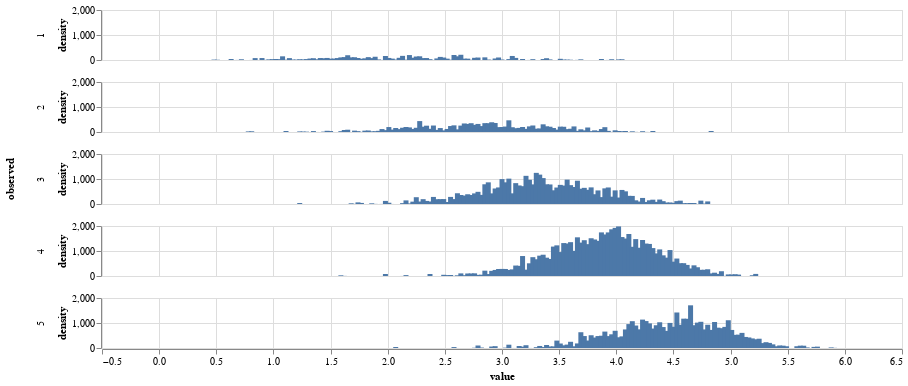

Notebook code cell kept with this figure:
### Markdown cell above
The plots are illustrating the density distribution of predicted ratings (‘fit’ ie., what was predicted by our model), grouped by values of actual ratings (‘observed’ ie., what was actually observed). The (shared) x-axis are the values of ‘fit’, while the while axis gives their density. The graphs are grouped by the values of ‘observed’, ranging from 1 to 5. The accuracy of our predictions seem to improve for ratings of higher magnitude. As we can see from the graph, values of ‘fit’ are quite variant in the first two plots. But from the third plot onwards, fitted values tend to concentrate more around the value they purport to predict. When we switch `counts=True`, we can see this pattern more clearly (see below).

### Code cell
alt.Chart(fit_vs_obs).transform_density(
    counts= True,
    density='fit',
    bandwidth=0.01,
    groupby=['observed'],
    extent= [0, 6]
).mark_bar().encode(
    alt.X('value:Q'),
    alt.Y('density:Q'),
    alt.Row('observed:N')
).properties(width=800, height=50)

### Figure 1 — Vega-Lite specification as saved in the notebook (floating-point values rounded to 4 significant figures; data arrays with more than 128 entries replaced by an {"elided": "..."} marker saying what was removed)
{"config": {"view": {"continuousWidth": 300, "continuousHeight": 300}}, "data": {"name": "data-b4a34186661f8c7c0f3f6290c961d0cb"}, "mark": {"type": "bar"}, "encoding": {"row": {"field": "observed", "type": "nominal"}, "x": {"field": "value", "type": "quantitative"}, "y": {"field": "density", "type": "quantitative"}}, "height": 50, "transform": [{"density": "fit", "bandwidth": 0.01, "counts": true, "extent": [0, 6], "groupby": ["observed"]}], "width": 800, "$schema": "https://vega.github.io/schema/vega-lite/v5.15.1.json", "datasets": {"data-b4a34186661f8c7c0f3f6290c961d0cb": {"elided": "5000 records"}}}
